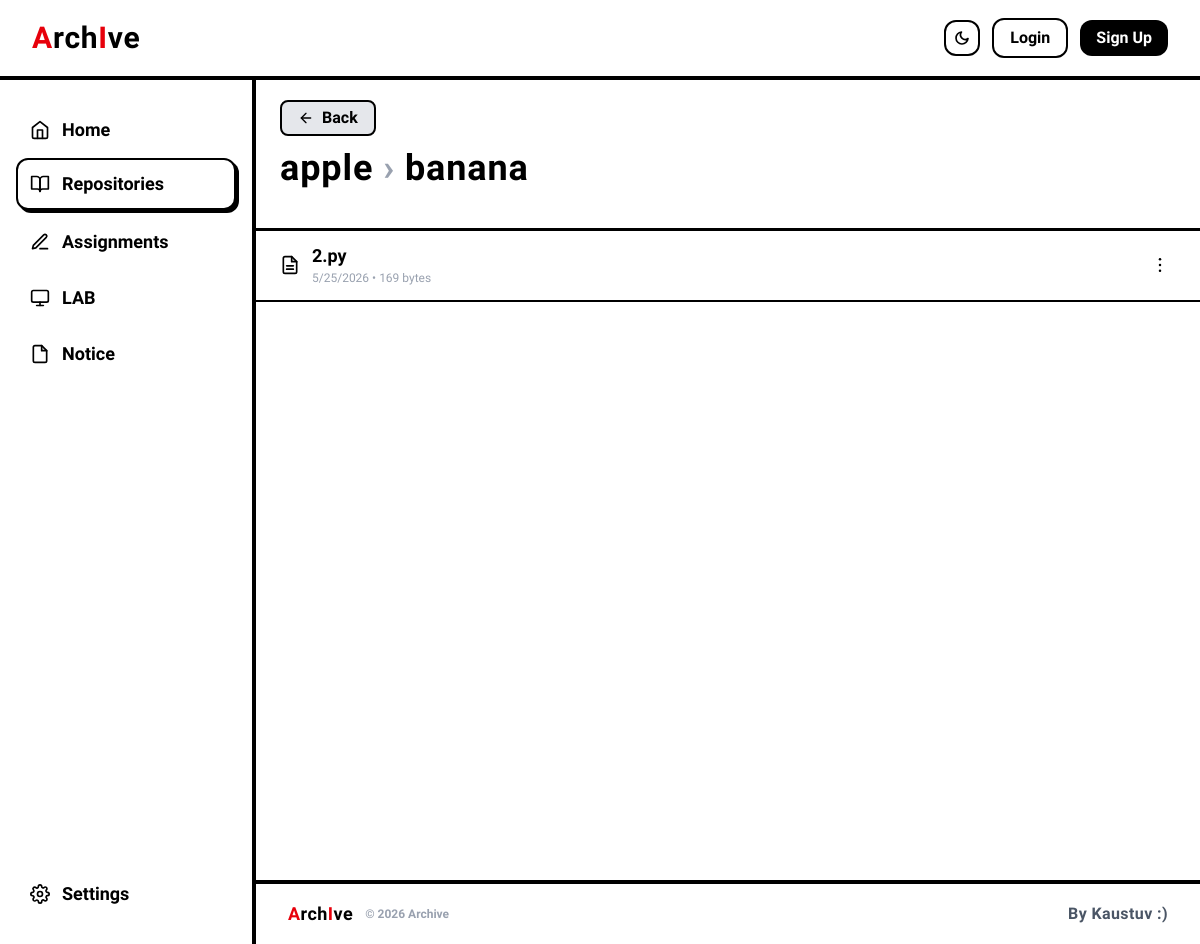
The app's page /repositories/kaustuv/apple/1/ with its own data.
### repositories/models.py (models this page shows, shortened)
class Repository(models.Model):
    name = models.CharField(max_length=50)
    owner = models.ForeignKey(User, on_delete=models.CASCADE)
    description = models.TextField(max_length=200, blank=True)
    created_at =models.DateTimeField(auto_now_add=True)
    is_assignment = models.BooleanField(default=False)
    is_lab = models.BooleanField(default=False)
    deadline = models.DateField(null=True, blank=True)

class Folder(models.Model):
    name = models.CharField(max_length=50)
    repository = models.ForeignKey(Repository, on_delete=models.CASCADE)
    parent = models.ForeignKey('self', null=True, blank=True, on_delete=models.CASCADE)
    created_at =models.DateTimeField(auto_now_add=True)

class File(models.Model):
    name = models.CharField(max_length=50, blank=True)
    repository = models.ForeignKey(Repository, on_delete=models.CASCADE)
    file = models.FileField(upload_to='uploads/')
    folder = models.ForeignKey(Folder, null=True, blank=True, on_delete=models.CASCADE)
    created_at =models.DateTimeField(auto_now_add=True)

### repositories/views.py (the view)
# urls.py: path('<str:username>/<str:repo_name>/', views.repo_detail_view, name='repo-detail'),
def repo_detail_view(request, username, repo_name, folder_id=None):
    repo = get_object_or_404(Repository, owner__username=username, name=repo_name)
    if folder_id:
        current_folder = get_object_or_404(Folder, id=folder_id, repository=repo)
        folders = Folder.objects.filter(repository=repo, parent=current_folder)
        files = File.objects.filter(repository=repo, folder=current_folder)
    else:
        current_folder = None
        folders = Folder.objects.filter(repository=repo, parent=None)
        files = File.objects.filter(repository=repo, folder=None)
    folder_prefix = current_folder.name + '/' if current_folder else ''
    files_with_paths = [(f, folder_prefix + f.name) for f in files]
    if current_folder:
        if current_folder.parent:
            back_url = f"/repositories/{username}/{repo_name}/{current_folder.parent.id}/"
        else:
            back_url = f"/repositories/{username}/{repo_name}/"
    else:
        back_url = "/repositories/"
    return render(request, 'repo_detail.html', {
        'repo': repo,
        'folders': folders,
        'files_with_paths': files_with_paths,
        'current_folder': current_folder,
        'back_url': back_url,
    })

### archive_core/context_processors.py (called while the page is built)
def notices_unread(request):
    return {
        'notices_unread_count': Notice.objects.filter(is_read=False).count()
    }

### repositories/templates/repo_detail.html (shortened to what this page needs)
{% extends 'base.html' %}
{% block content %}
<div class="flex flex-col min-h-screen text-black dark:text-white">
  <div class="flex-1">
    <div class="px-4 md:px-6 pt-5 pb-4 space-y-3">
      <a
        href="{{ back_url }}"
        class="inline-flex items-center gap-2 border-2 border-black dark:border-white rounded-lg py-1 px-4 text-base font-bold bg-gray-200 dark:bg-zinc-800 text-black dark:text-white hover:bg-gray-300 dark:hover:bg-zinc-700 transition-all hover:-translate-y-0.5 hover:shadow-[2px_2px_0px_0px_rgba(0,0,0,1)] dark:hover:shadow-[2px_2px_0px_0px_rgba(255,255,255,1)] w-fit"
      >
        <svg
          class="w-4 h-4 fill-none stroke-black dark:stroke-white stroke-2"
          stroke-linecap="round"
          stroke-linejoin="round"
          viewBox="0 0 24 24"
        >
          <line x1="19" y1="12" x2="5" y2="12" />
          <polyline points="12 19 5 12 12 5" />
        </svg>
        Back
      </a>
      <div class="flex flex-wrap items-center justify-between gap-3">
        <h1 class="text-3xl md:text-4xl font-bold tracking-wide">
          <a
            href="{% url 'repo-detail' username=repo.owner.username repo_name=repo.name %}"
            class="hover:underline"
            >{{ repo.name }}</a
          >
          {% if current_folder %}
          <span class="text-gray-400 dark:text-zinc-500"> › </span>
          <span>{{ current_folder.name }}</span>
          {% endif %}
        </h1>
      </div>
    </div>
    <div class="px-4 md:px-6 py-3 flex items-center gap-2 flex-wrap">
    </div>
    <div class="border-t-[3px] border-black dark:border-white bg-white dark:bg-zinc-900">
      {% for file, file_path in files_with_paths %}
      <div
        class="file-row flex items-center justify-between px-4 md:px-6 py-3.5 border-b-[2px] border-black dark:border-zinc-800 bg-white dark:bg-zinc-900"
      >
        <a
          href="{% url 'file-view' username=repo.owner.username repo_name=repo.name file_path=file_path %}"
          class="flex items-center gap-3 min-w-0 flex-1 cursor-pointer"
        >
          <div class="flex flex-col min-w-0">
            <span class="text-lg font-bold leading-tight truncate text-black dark:text-white"
              >{{ file.name }}</span
            >
            <span class="text-xs text-gray-400 dark:text-zinc-500 font-normal mt-0.5"
              >{{ file.created_at|date:"n/j/Y" }} &bull; {{ file.file.size }} bytes</span
            >
          </div>
        </a>
        <div class="relative flex-shrink-0">
          <button
            class="dot-toggle p-1.5 rounded-full hover:bg-gray-200 dark:hover:bg-zinc-800 transition-colors"
          >
            <svg class="w-5 h-5 fill-black dark:fill-white" viewBox="0 0 24 24">
              <circle cx="12" cy="5" r="1.5" />
              <circle cx="12" cy="12" r="1.5" />
              <circle cx="12" cy="19" r="1.5" />
            </svg>
          </button>
        </div>
      </div>
      {% endfor %}
    </div>
  </div>
</div>
{% endblock %}

### templates/base.html (style rules this page uses)
body { font-family: "Architects Daughter", cursive, sans-serif; }
.file-row { transition: background 0.1s ease; }

### records on screen
Repository: name "apple"
Folder: name "banana"
File: name "2.py", created_at "5/25/2026", file.size "169"
